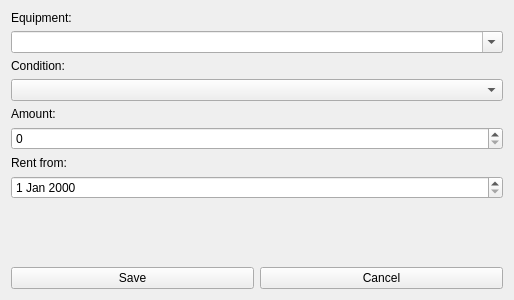
<?xml version="1.0" encoding="UTF-8"?>
<ui version="4.0">
 <class>ReservationForm</class>
 <widget class="QWidget" name="ReservationForm">
  <property name="geometry">
   <rect>
    <x>0</x>
    <y>0</y>
    <width>514</width>
    <height>300</height>
   </rect>
  </property>
  <property name="windowTitle">
   <string>SkiRent - reservation</string>
  </property>
  <layout class="QGridLayout" name="gridLayout">
   <item row="0" column="0">
    <layout class="QVBoxLayout" name="verticalLayout">
     <item>
      <widget class="QLabel" name="label">
       <property name="text">
        <string>Equipment:</string>
       </property>
      </widget>
     </item>
     <item>
      <widget class="QComboBox" name="equipmentTypeCombo">
       <property name="editable">
        <bool>true</bool>
       </property>
      </widget>
     </item>
     <item>
      <widget class="QLabel" name="label_3">
       <property name="text">
        <string>Condition:</string>
       </property>
      </widget>
     </item>
     <item>
      <widget class="QComboBox" name="equipmentConditionCombo"/>
     </item>
     <item>
      <widget class="QLabel" name="label_2">
       <property name="text">
        <string>Amount:</string>
       </property>
      </widget>
     </item>
     <item>
      <widget class="QSpinBox" name="amountSpin"/>
     </item>
     <item>
      <widget class="QLabel" name="label_4">
       <property name="text">
        <string>Rent from:</string>
       </property>
      </widget>
     </item>
     <item>
      <widget class="QDateEdit" name="rentFromEdit"/>
     </item>
     <item>
      <spacer name="verticalSpacer">
       <property name="orientation">
        <enum>Qt::Vertical</enum>
       </property>
       <property name="sizeHint" stdset="0">
        <size>
         <width>20</width>
         <height>40</height>
        </size>
       </property>
      </spacer>
     </item>
    </layout>
   </item>
   <item row="1" column="0">
    <layout class="QHBoxLayout" name="horizontalLayout">
     <item>
      <widget class="QPushButton" name="pushButton_2">
       <property name="text">
        <string>Save</string>
       </property>
      </widget>
     </item>
     <item>
      <widget class="QPushButton" name="pushButton">
       <property name="text">
        <string>Cancel</string>
       </property>
      </widget>
     </item>
    </layout>
   </item>
  </layout>
 </widget>
 <resources/>
 <connections/>
</ui>
